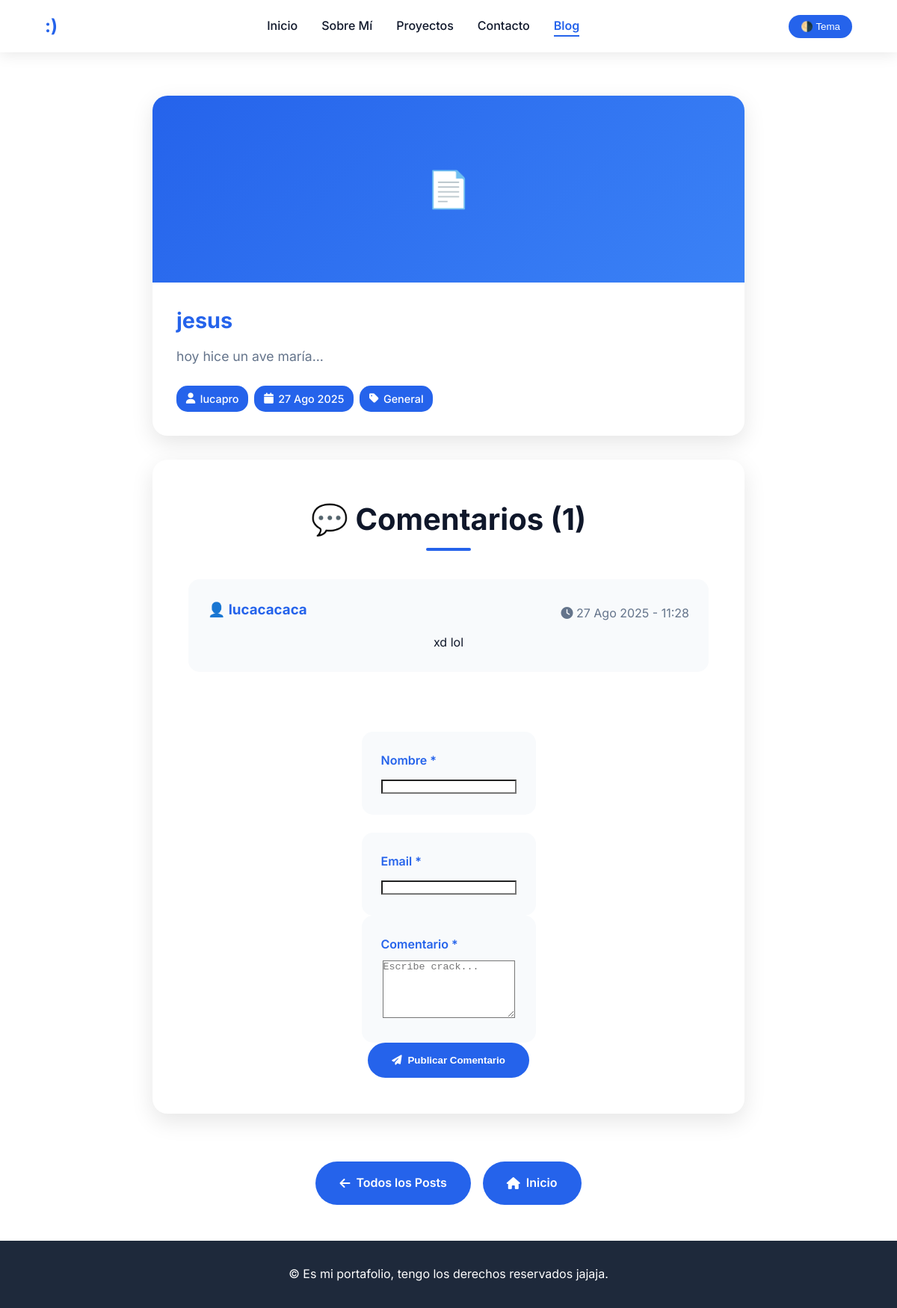
The page /blog/post/ibelieveinjesus/ on the database its author committed.
### blog/models.py (models this page shows, shortened)
class Post(models.Model):
    STATUS_CHOICES = [
        ('draft', 'Draft'),
        ('published', 'Published'),
    ]
    title = models.CharField(max_length=200)
    slug = models.SlugField(max_length=200, unique=True, blank=True)
    author = models.ForeignKey(User, on_delete=models.CASCADE)
    content = models.TextField()
    excerpt = models.CharField(max_length=300, blank=True)
    category = models.ForeignKey(Category, on_delete=models.CASCADE)
    status = models.CharField(max_length=10, choices=STATUS_CHOICES, default='draft')
    created_at = models.DateTimeField(auto_now_add=True)
    updated_at = models.DateTimeField(auto_now=True)
    featured_image = models.ImageField(upload_to='blog/images/', blank=True, null=True)
    class Meta:
        ordering = ['-created_at']
        app_label = 'blog'  # Declarar explícitamente la app

class Category(models.Model):
    name = models.CharField(max_length=100, unique=True)
    slug = models.SlugField(max_length=100, unique=True, blank=True)
    description = models.TextField(blank=True)
    created_at = models.DateTimeField(auto_now_add=True)
    class Meta:
        verbose_name_plural = "categories"
        app_label = 'blog'  # Declarar explícitamente la app

class Comment(models.Model):
    post = models.ForeignKey(Post, on_delete=models.CASCADE, related_name='comments')
    author = models.CharField(max_length=100)
    email = models.EmailField()
    content = models.TextField()
    created_at = models.DateTimeField(auto_now_add=True)
    active = models.BooleanField(default=True)
    class Meta:
        ordering = ['created_at']
        app_label = 'blog'  # Declarar explícitamente la app

### blog/views.py (the view, shortened to what this page needs)
# urls.py: path('post/<slug:slug>/', views.post_detail, name='post_detail'),
def post_detail(request, slug):
    post = get_object_or_404(Post, slug=slug, status='published')
    comments = post.comments.filter(active=True)
    related_posts = Post.objects.filter(
        category=post.category,
        status='published'
    ).exclude(id=post.id)[:3]
    context = {
        'post': post,
        'comments': comments,
        'related_posts': related_posts,
        'title': post.title
    }
    return render(request, 'blog/detail.html', context)  # 👈 Cambiado aquí

### blog/templates/blog/detail.html (shortened to what this page needs)
{% extends "blog/base.html" %}
{% load static %}
{% block page_content %}
<div class="post-detail-container">
    <article class="project-card post-header-card">
        <div class="project-image">
            {% if post.featured_image %}
                <img src="{{ post.featured_image.url }}" alt="{{ post.title }}">
            {% else %}
                📄
            {% endif %}
        </div>
        <div class="project-content">
            <h3>{{ post.title }}</h3>
            <p>{{ post.excerpt|default:post.content|truncatewords:10 }}</p>
            <div class="tech-stack post-meta-tags">
                <span class="tech-tag">
                    <i class="fas fa-user"></i>
                    {{ post.author.get_full_name|default:post.author.username }}
                </span>
                <span class="tech-tag">
                    <i class="fas fa-calendar"></i>
                    {{ post.created_at|date:"d M Y" }}
                </span>
                <span class="tech-tag">
                    <i class="fas fa-tag"></i>
                    <a href="{% url 'blog:category' post.category.slug %}">{{ post.category.name }}</a>
                </span>
            </div>
        </div>
    </article>
    <section class="comments-section-improved">
        <h2 class="section-title">💬 Comentarios ({{ comments.count }})</h2>
        <div class="comments-container">
            {% for comment in comments %}
            <div class="info-card comment-card">
                <div class="comment-header">
                    <h3>👤 {{ comment.author }}</h3>
                    <p style="color: var(--text-light);">
                        <i class="fas fa-clock"></i>
                        {{ comment.created_at|date:"d M Y - H:i" }}
                    </p>
                </div>
                <div class="comment-body">
                    {{ comment.content|linebreaks }}
                </div>
            </div>
            {% endfor %}
        </div>
        <div class="contact-container" >
            <div class="contact-info">
                <form method="post" class="comment-form-improved">
                    <div class="info-grid">
                        <div class="info-card">
                            <h4>Nombre *</h4>
                            <input type="text" name="author" required >
                        </div>
                        <div class="info-card">
                            <h4>Email *</h4>
                            <input type="email" name="email" required>
                        </div>
                    </div>
                    <div class="info-card" >
                        <h4>Comentario *</h4>
                        <textarea name="content" rows="5" required placeholder="Escribe crack..." ></textarea>
                    </div>
                    <div class="hero-buttons">
                        <button type="submit" class="cta-button">
                            <i class="fas fa-paper-plane"></i> Publicar Comentario
                        </button>
                    </div>
                </form>
            </div>
        </div>
    </section>
    <div style="text-align: center; margin-top: 4rem;">
        <div class="hero-buttons">
            <a href="{% url 'blog:index' %}" class="cta-button">
                <i class="fas fa-arrow-left"></i> Todos los Posts
            </a>
            <a href="{% url 'core:home' %}" class="cta-button">
                <i class="fas fa-home"></i> Inicio
            </a>
        </div>
    </div>
</div>
{% endblock %}

### rows shown on the page
Post: title "jesus", excerpt "hoy hice un ave maría...", author.get_full_name "lucapro", created_at "27 Ago 2025", category.name "General"
Comment: author "lucacacaca", created_at "27 Ago 2025 - 11:28", content "xd lol"

### other values the page prints
{{ comments.count }} "1"
